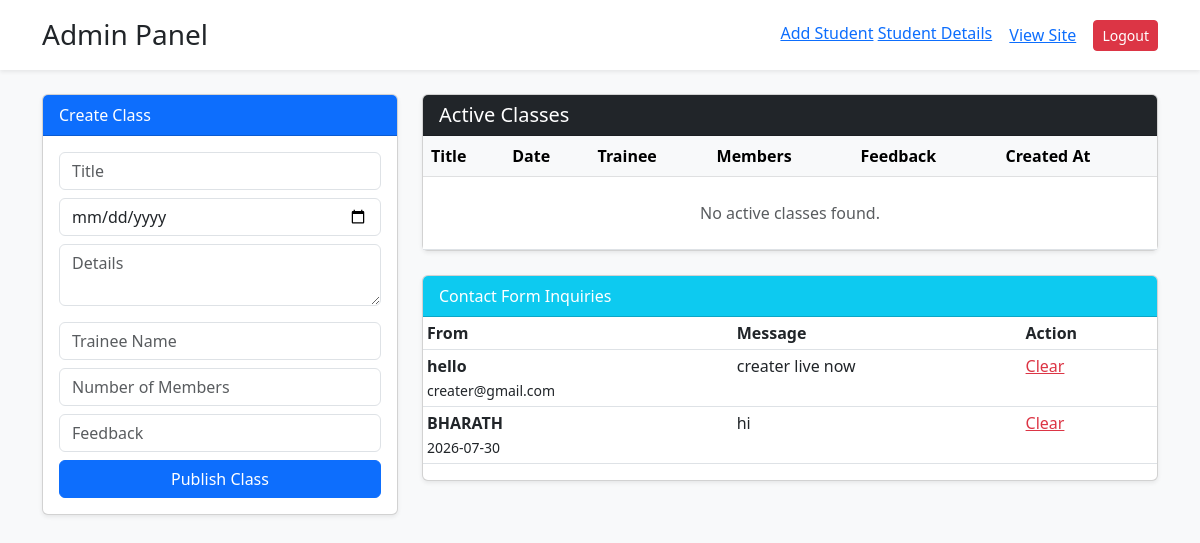
Page /admin (signed in) on the earlier database version.
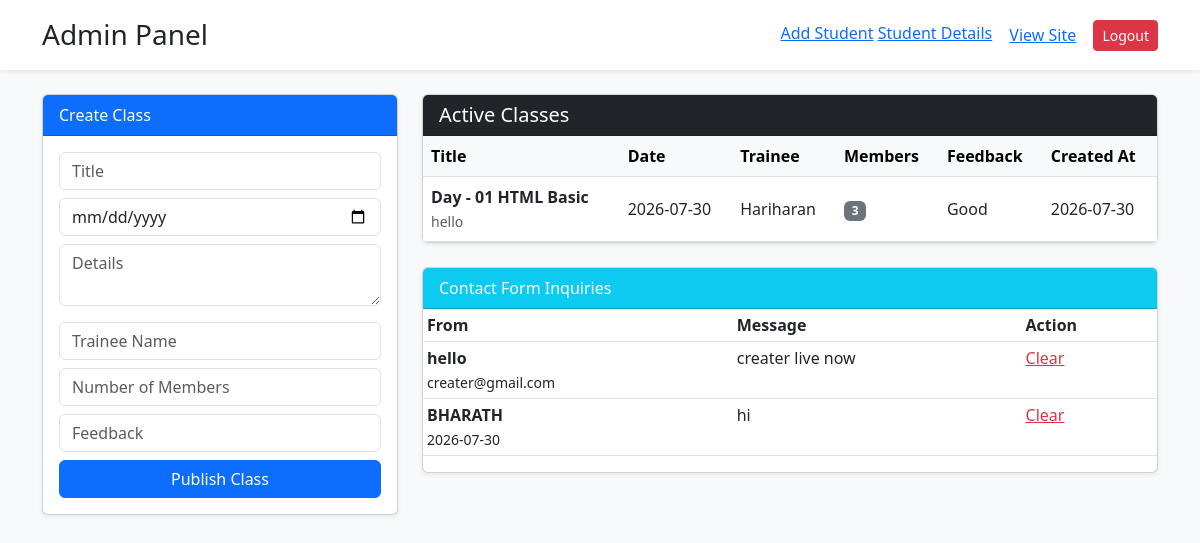
Same page on the later database version.
### app.py (models this page shows)
class Message(db.Model):
    id = db.Column(db.Integer, primary_key=True)
    name = db.Column(db.String(100))
    email = db.Column(db.String(100))
    content = db.Column(db.Text)

class Class(db.Model):
    id = db.Column(db.Integer, primary_key=True)
    title = db.Column(db.String(100))
    date = db.Column(db.String(50))
    description = db.Column(db.Text)
    trainee_name = db.Column(db.String(40))
    members = db.Column(db.Integer)
    feeback = db.Column(db.String(100))
    created_at = db.Column(db.DateTime, default=datetime.utcnow)

### app.py (the view)
@app.route('/admin')
@login_required
def admin_panel():
    classes = Class.query.all()
    messages = Message.query.all()
    return render_template('admin.html', classes=classes, messages=messages)

### app.py (called while the page is built)
@login_manager.user_loader
def load_user(user_id):
    return User.query.get(int(user_id))

### templates/admin.html (shortened to what this page needs)
<!DOCTYPE html>
<html lang="en">
  <head>
    <link href="https://cdn.jsdelivr.net/npm/bootstrap@5.3.0/dist/css/bootstrap.min.css" rel="stylesheet" />
    <link href="https://cdn.jsdelivr.net/npm/bootstrap@5.3.0/dist/css/bootstrap.min.css" rel="stylesheet" />
  </head>
  <body class="bg-light">
    <div class="container-fluid bg-white shadow-sm mb-4 p-3">
      <div class="container d-flex justify-content-between align-items-center">
        <h3 class="m-0 text-dark">Admin Panel</h3>
        <div>
            <a href="/admin/add_student">Add Student</a>
            <a href="/student_details">Student Details</a>
          <a href="/" class="btn btn-link">View Site</a>
          <a href="/logout" class="btn btn-danger btn-sm">Logout</a>
        </div>
      </div>
    </div>
    <div class="container">
      <div class="row">
        <div class="col-lg-4">
          <div class="card mb-4 shadow-sm">
            <div class="card-header bg-primary text-white">Create Class</div>
            <div class="card-body">
              <form action="/admin/add_class" method="POST">
                <input type="text" name="title" class="form-control mb-2" placeholder="Title" required />
                <input type="date" name="date" class="form-control mb-2" required />
                <textarea name="description" class="form-control mb-3" placeholder="Details" required></textarea>
                <input type="text" name="trainee_name" class="form-control mb-2" placeholder="Trainee Name" required />
                <input type="number" name="members" class="form-control mb-2" placeholder="Number of Members" required />
                <input type="text" name="feeback" class="form-control mb-2" placeholder="Feedback" required />
                <button class="btn btn-primary w-100">Publish Class</button>
              </form>
            </div>
          </div>
        </div>
        <div class="col-lg-8">
          <div class="card shadow-sm mb-4">
            <div class="card-header bg-dark text-white d-flex justify-content-between align-items-center">
              <h5 class="mb-0">Active Classes</h5>
            </div>
            <div class="table-responsive">
              <table class="table table-hover align-middle mb-0">
                <thead class="table-light">
                  <tr>
                    <th>Title</th>
                    <th>Date</th>
                    <th>Trainee</th>
                    <th>Members</th>
                    <th>Feedback</th>
                    <th>Created At</th>
                  </tr>
                </thead>
                <tbody>
                  {% for c in classes %}
                    <tr>
                      <td>
                        <strong>{{ c.title }}</strong>
                        {% if c.description %}
                          <br /><small class="text-muted">{{ c.description }}</small>
                        {% endif %}
                      </td>
                      <td>{{ c.date }}</td>
                      <td>{{ c.trainee_name or 'N/A' }}</td>
                      <td>
                        <span class="badge bg-secondary">{{ c.members or 0 }}</span>
                      </td>
                      <td>{{ c.feeback or 'No feedback' }}</td>
                      <td>{{ c.created_at.strftime('%Y-%m-%d') if c.created_at else 'N/A' }}</td>
                    </tr>
                  {% else %}
                    <tr>
                      <td colspan="6" class="text-center text-muted py-4">No active classes found.</td>
                    </tr>
                  {% endfor %}
                </tbody>
              </table>
            </div>
          </div>
          <div class="card shadow-sm">
            <div class="card-header bg-info text-white">Contact Form Inquiries</div>
            <div class="table-responsive">
              <table class="table table-sm">
                <thead>
                  <tr>
                    <th>From</th>
                    <th>Message</th>
                    <th>Action</th>
                  </tr>
                </thead>
                <tbody>
                  {% for m in messages %}
                    <tr>
                      <td>
                        <strong>{{ m.name }}</strong><br /><small>{{ m.email }}</small>
                      </td>
                      <td>{{ m.content }}</td>
                      <td>
                        <a href="/admin/delete_msg/{{ m.id }}" class="text-danger">Clear</a>
                      </td>
                    </tr>
                  {% endfor %}
                </tbody>
              </table>
            </div>
          </div>
        </div>
      </div>
    </div>
  </body>
</html>

Differences in the rows shown:
added Class: title "Day - 01 HTML Basic", description "hello", date "2026-07-30", trainee_name "Hariharan", members "3", feeback "Good", created_at "2026-07-30"
Other differences:
text no longer shown: "No active classes found."
